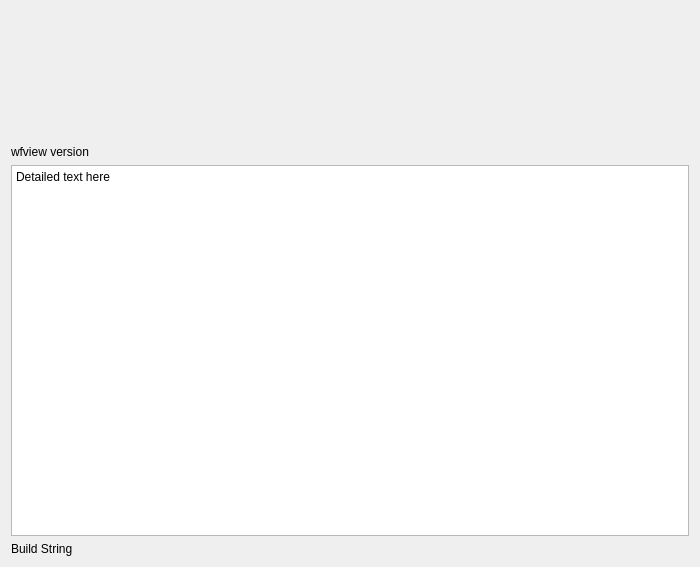
<?xml version="1.0" encoding="UTF-8"?>
<ui version="4.0">
 <class>aboutbox</class>
 <widget class="QWidget" name="aboutbox">
  <property name="geometry">
   <rect>
    <x>0</x>
    <y>0</y>
    <width>700</width>
    <height>567</height>
   </rect>
  </property>
  <property name="windowTitle">
   <string>Form</string>
  </property>
  <layout class="QVBoxLayout" name="verticalLayout">
   <item>
    <widget class="QPushButton" name="logoBtn">
     <property name="minimumSize">
      <size>
       <width>0</width>
       <height>128</height>
      </size>
     </property>
     <property name="sizeIncrement">
      <size>
       <width>0</width>
       <height>0</height>
      </size>
     </property>
     <property name="text">
      <string/>
     </property>
     <property name="iconSize">
      <size>
       <width>128</width>
       <height>128</height>
      </size>
     </property>
     <property name="flat">
      <bool>true</bool>
     </property>
    </widget>
   </item>
   <item>
    <widget class="QLabel" name="topText">
     <property name="text">
      <string>wfview version</string>
     </property>
    </widget>
   </item>
   <item>
    <widget class="QTextBrowser" name="midTextBox">
     <property name="html">
      <string>&lt;!DOCTYPE HTML PUBLIC &quot;-//W3C//DTD HTML 4.0//EN&quot; &quot;http://www.w3.org/TR/REC-html40/strict.dtd&quot;&gt;
&lt;html&gt;&lt;head&gt;&lt;meta name=&quot;qrichtext&quot; content=&quot;1&quot; /&gt;&lt;style type=&quot;text/css&quot;&gt;
p, li { white-space: pre-wrap; }
&lt;/style&gt;&lt;/head&gt;&lt;body style=&quot; font-family:'Noto Sans'; font-size:9pt; font-weight:400; font-style:normal;&quot;&gt;
&lt;p style=&quot; margin-top:0px; margin-bottom:0px; margin-left:0px; margin-right:0px; -qt-block-indent:0; text-indent:0px;&quot;&gt;Detailed text here&lt;/p&gt;&lt;/body&gt;&lt;/html&gt;</string>
     </property>
     <property name="openExternalLinks">
      <bool>true</bool>
     </property>
    </widget>
   </item>
   <item>
    <widget class="QLabel" name="bottomText">
     <property name="text">
      <string>Build String</string>
     </property>
    </widget>
   </item>
  </layout>
 </widget>
 <resources/>
 <connections/>
</ui>
